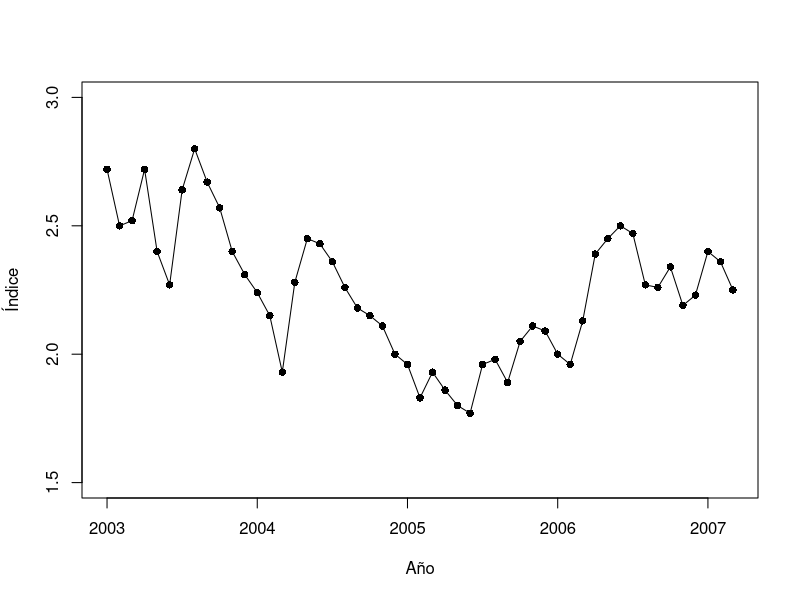
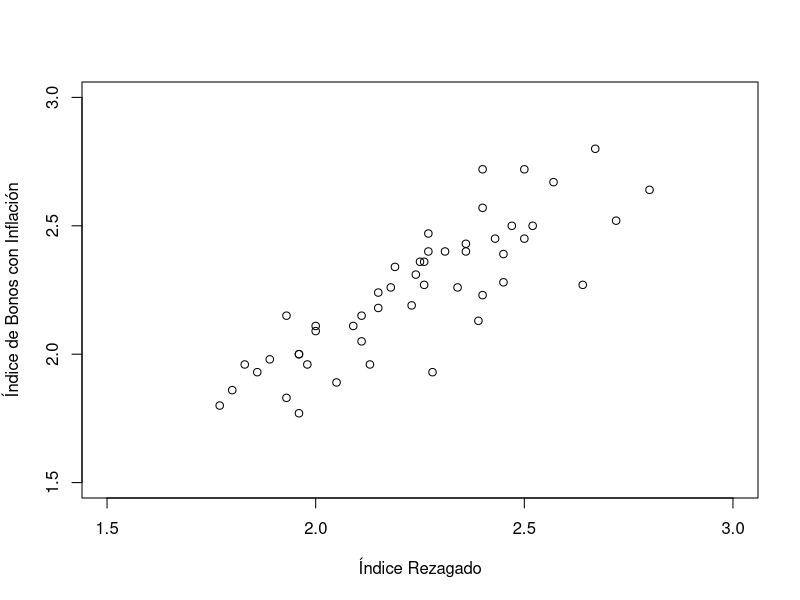
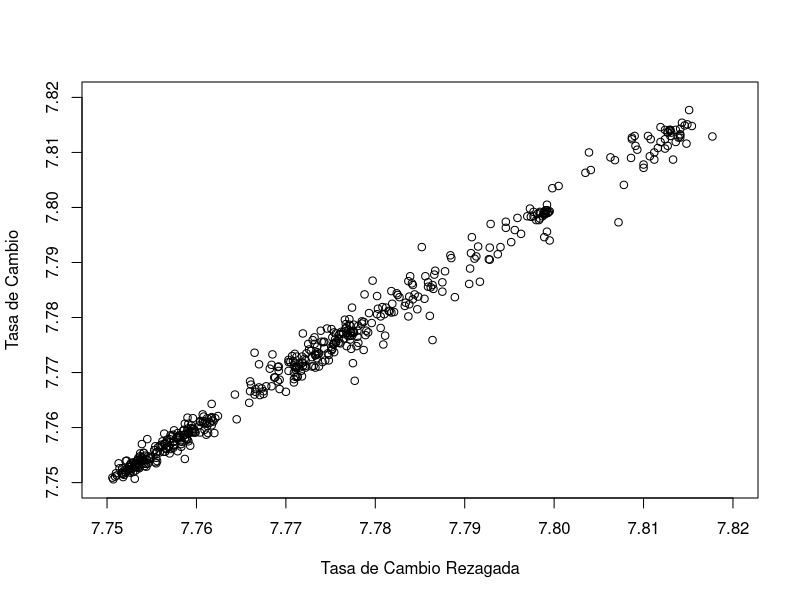
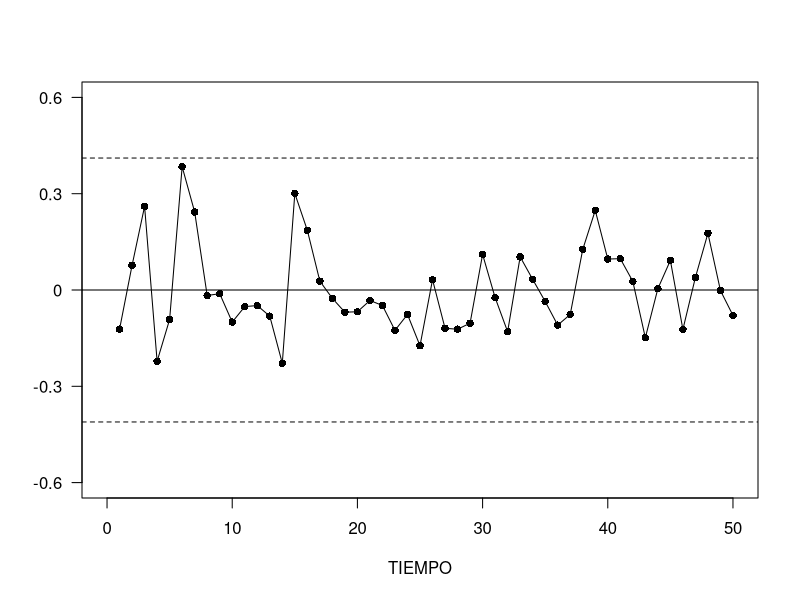
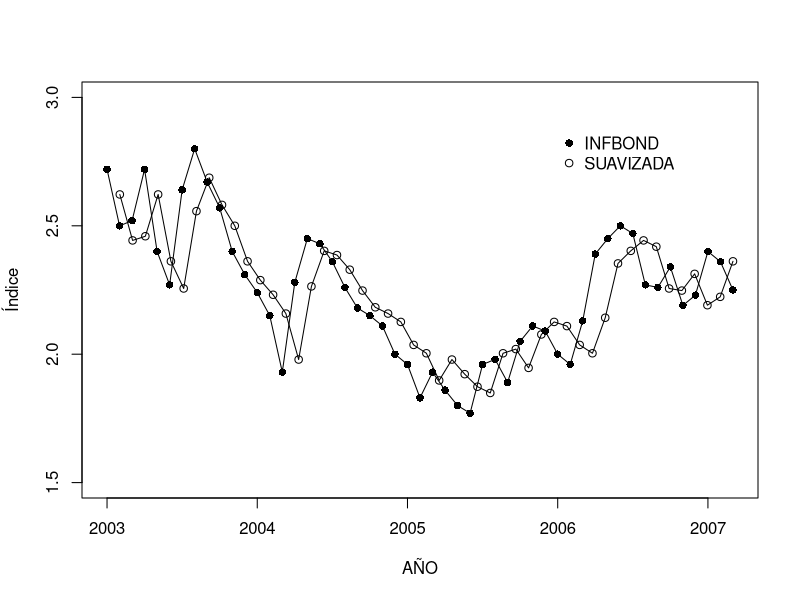
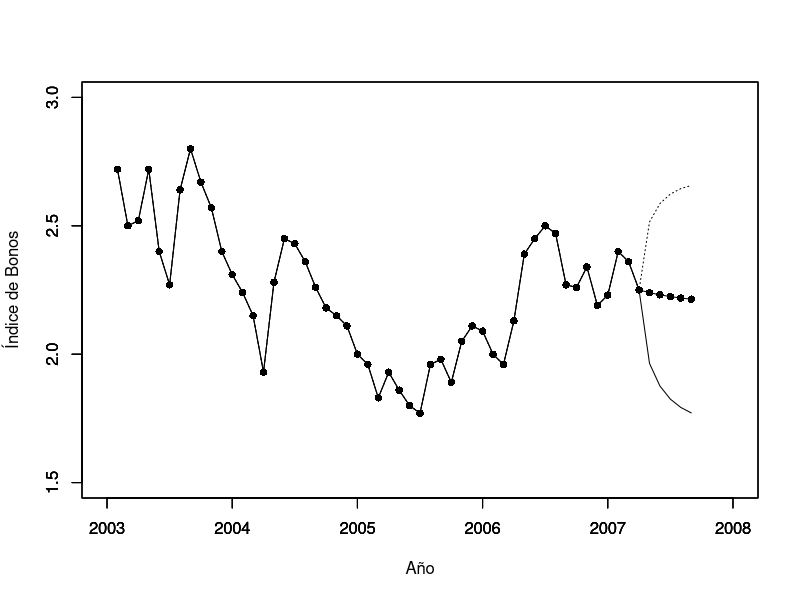
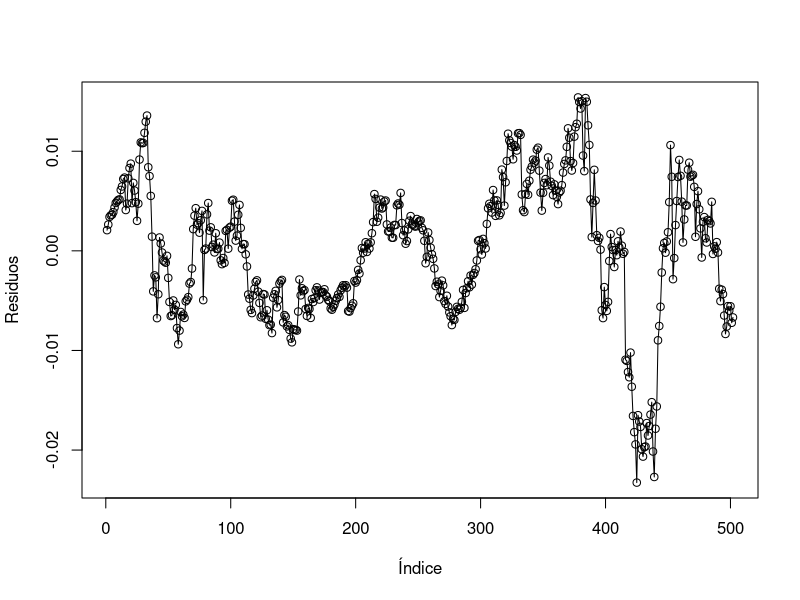
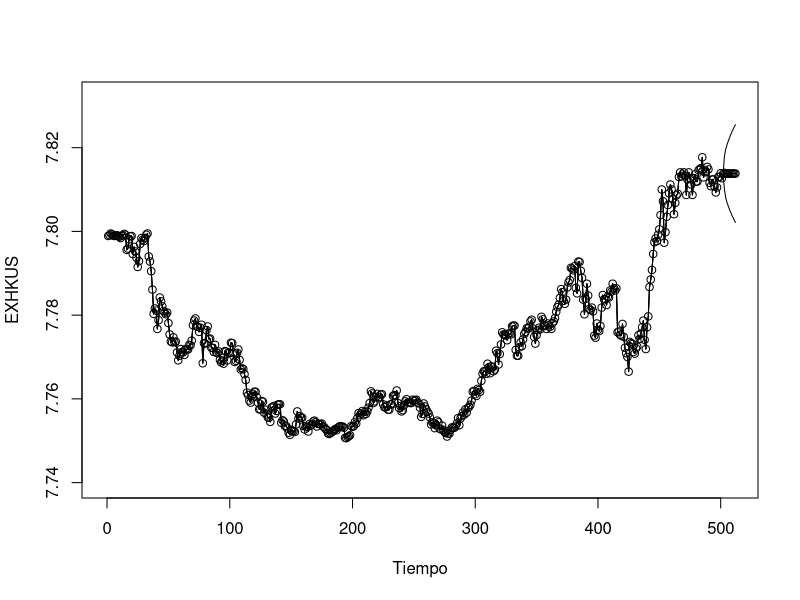

These charts were generated, in order, by the following R code:
## ---- chunk 1
# Figura 81

inflation  <- read.csv("CSVData/InflationBond.csv", header=TRUE)
#inflation  <- read.csv("../../CSVData/InflationBond.csv", header=TRUE)

index <- inflation$INFBOND

foo  <- ts(index, freq = 12, start = c(2003,1), end=c(2007,3))
ts.plot(foo, ylab="Índice", xlab="Año", type="o", ylim=c(1.5,3.0),
        gpars=list(pch=16))
## ---- chunk 2
Tab81 <- cbind(Mean=mean(index), Median=median(index),
                 Std=sd(index), Minimum=min(index), Maximum=max(index))
knitr::kable(Tab81, digits = 4)
## ---- chunk 3
# Figura 82
#inflation  <- read.csv("CSVData/InflationBond.csv", header=TRUE)
#inflation  <- read.csv("../../CSVData/InflationBond.csv", header=TRUE)
#index <- inflation$INFBOND

n <- length(index)
plot(index[-1], index[-n], xlim=c(1.5,3.0), ylim=c(1.5,3.0),
     xlab="Índice Rezagado", ylab="Índice de Bonos con Inflación")
## ---- chunk 4
temp <- acf(index, plot = FALSE)
Tab83 <- temp$acf[1:6]
knitr::kable(Tab83, digits = 3)
## ---- chunk 5
# Figura 83

exchange  <- read.csv("CSVData/HKExchange.csv", header=TRUE)
#exchange  <- read.csv("../../CSVData/HKExchange.csv", header=TRUE)

EXHKUS <- exchange$EXHKUS
plot(EXHKUS[-length(EXHKUS)], EXHKUS[-1], xlab="Tasa de Cambio Rezagada",
     ylab="Tasa de Cambio", xlim=c(7.75,7.82),ylim=c(7.75,7.82))

## ---- chunk 6
# Figura 84
#inflation  <- read.csv("CSVData/InflationBond.csv", header=TRUE)
#index<- inflation$INFBOND

lagind  <- index[-length(index)]
AR1  <- lm(index[-1] ~ lagind )
e  <- index[-1] - as.numeric(AR1$fitted)
s  <- sqrt(sum((e-mean(e))^2)/(length(index[-1])-2))
plot(c(1:50), e, xlim=c(0,50), ylim=c(-0.6,0.6), xlab="TIEMPO",
     ylab="", type="o", pch=16,axes=F)
abline(h=0, lty=1)
abline(h=c(-3*s,3*s), lty=2)
xat  <- seq(0,50,by=10)
yat  <- seq(-0.6,0.6,by=0.3)
axis(1,at=xat,labels=as.character(xat),las=1)
axis(2,at=yat,labels=as.character(yat),las=1)
box()
## ---- chunk 7
# Tabla 8.5
temp <- acf(e, plot = FALSE, demean = FALSE, lag.max = 6)
Tab85 <- temp$acf[1:6]
knitr::kable(Tab85, digits = 3)
## ---- chunk 8
# Figura 85
#inflation  <- read.csv("CSVData/InflationBond.csv", header=TRUE)
#index<- inflation$INFBOND
#foo  <- ts(index, freq = 12, start = c(2003,1),end=c(2007,3))
#AR1  <- lm(index[-1] ~ lagind )

ts.plot(foo,ylab="Índice", xlab="AÑO",ylim=c(1.5,3.0),
        gpars=list(pch=16,type="o"))
pred  <- c(NA,as.numeric(AR1$fitted))
par(new=TRUE)
foopred  <- ts(pred, freq = 12, start = c(2003,2),end=c(2007,3))
ts.plot(foopred,gpars=list(pch=1,type="o",axes=F),ylim=c(1.5,3.0),
        xlab="",ylab="")
legend(2006,2.9,legend=c("INFBOND","SUAVIZADA"),pch=c(16,1),bty="n")

## ---- chunk 9
# Figura 86
#inflation  <- read.csv("CSVData/InflationBond.csv", header=TRUE)
#index<- inflation$INFBOND
#AR1  <- lm(index[-1] ~ lagind )

fore  <- index
b0    <- as.numeric(AR1$coef[1])
b1    <- as.numeric(AR1$coef[2])
for(i in 52:57) {fore  <- c(fore,fore[length(fore)]*b1 + b0)}

crit  <- qt(0.025,48,lower.tail=F)
temp  <- b1^((c(1:6)-1)*2)
wid   <- NULL
for(k in 1:6) {wid[k]  <- sqrt(sum(temp[1:k]))*s*crit}
lower  <- c(index,fore[52:57]-wid)
upper  <- c(index,fore[52:57]+wid)

foofore  <- ts(fore, freq = 12, start = c(2003,2),end=c(2007,9))
ts.plot(foofore,gpars=list(type="o",pch=16),ylim=c(1.5,3.0),
        xlab="Año",ylab="Índice de Bonos",xlim=c(2003,2008))
par(new=TRUE)
foolower  <- ts(lower, freq = 12, start = c(2003,2),end=c(2007,9))
ts.plot(foolower,gpars=list(type="l",lty=1),ylim=c(1.5,3.0),
        xlab="",ylab="",axes=F,xlim=c(2003,2008))
par(new=TRUE)
fooupper  <- ts(upper, freq = 12, start = c(2003,2),end=c(2007,9))
ts.plot(fooupper,gpars=list(type="l",lty=3),ylim=c(1.5,3.0),
        xlab="",ylab="",axes=F,xlim=c(2003,2008))

## ---- chunk 10
# Figura 87
# exchange  <- read.csv("CSVData/HKExchange.csv", header=TRUE)
# #exchange  <- read.csv("../../CSVData/HKExchange.csv", header=TRUE)
# EXHKUS <- exchange$EXHKUS

t <- 1:length(EXHKUS)
qtrend <- lm(EXHKUS~t+I(t^2)) 
#summary(qtrend)

plot( (1:length(EXHKUS)), qtrend$resid, type="o", 
      xlab="Índice", ylab="Residuos")

## ---- chunk 11
# Tabla 8.6
# exchange  <- read.csv("CSVData/HKExchange.csv", header=TRUE)
# #exchange  <- read.csv("../../CSVData/HKExchange.csv", header=TRUE)
# EXHKUS <- exchange$EXHKUS

# t <- 1:length(EXHKUS)
# qtrend <- lm(EXHKUS~t+I(t^2)) 

diffrate <- EXHKUS[-1]-EXHKUS[-length(EXHKUS)]
#sd(diffrate)
auto.qtrend <- as.numeric(acf(qtrend$resid,lag.max=10,plot=F)$acf)
auto.orig   <- as.numeric(acf(EXHKUS,      lag.max=10,plot=F)$acf)
auto.diff   <- as.numeric(acf(diffrate,    lag.max=10,plot=F)$acf)

Tab86 <- rbind(auto.qtrend, auto.orig, auto.diff)
knitr::kable(Tab86, digits = 3)

## ---- chunk 12
# Tabla 8.7
# exchange  <- read.csv("CSVData/HKExchange.csv", header=TRUE)
# #exchange  <- read.csv("../../CSVData/HKExchange.csv", header=TRUE)
# EXHKUS <- exchange$EXHKUS
#diffrate <- EXHKUS[-1]-EXHKUS[-length(EXHKUS)]

pauto.orig <- as.numeric(pacf(EXHKUS,lag.max=10,plot=F)$acf)
pauto.diff <- as.numeric(pacf(diffrate,lag.max=10,plot=F)$acf)

Tab87 <- rbind(pauto.orig, pauto.diff)
knitr::kable(Tab87, digits = 3)

## ---- chunk 13
# Tabla 8.8
# exchange  <- read.csv("CSVData/HKExchange.csv", header=TRUE)
# #exchange  <- read.csv("../../CSVData/HKExchange.csv", header=TRUE)
# EXHKUS <- exchange$EXHKUS
#diffrate <- EXHKUS[-1]-EXHKUS[-length(EXHKUS)]

# Ajustar modelos ARIMA
AR2 <- arima(diffrate, order = c(2,0,0))
#AR2$coef/sqrt(diag(AR2$var.coef))

# Comentario: diferentes valores de intercepto
#sqrt(AR2$sigma2)

MA2 <- arima(diffrate, order = c(0,0,2))
#MA2$coef/sqrt(diag(MA2$var.coef))

#sqrt(MA2$sigma2)

LB1 <- LB2 <- NULL
for(k in seq(2,10, by=2)){ 
  LB1 <- c(LB1,as.numeric(Box.test(AR2$residuals,lag=k, 
                                type="Ljung",fitdf = 3)$statistic))
  LB2 <- c(LB2,as.numeric(Box.test(MA2$residuals,lag=k, 
                                type="Ljung",fitdf = 3)$statistic))
  }

Tab88 <- rbind(LB1,LB2)
rownames(Tab88)=c("AR(2)","MA(2)")
colnames(Tab88)=paste("Retraso",c(2,4,6,8,10))    

knitr::kable(Tab88, digits = 4)

## ---- chunk 14
# Figura 88
# exchange  <- read.csv("CSVData/HKExchange.csv", header=TRUE)
# #exchange  <- read.csv("../../CSVData/HKExchange.csv", header=TRUE)
# EXHKUS <- exchange$EXHKUS
date <- exchange$DATE

modelAR <- arima(EXHKUS,order=c(2,1,0))
pred10  <- predict(modelAR,10)
pred    <- c(EXHKUS, pred10$pred)
lower   <- c(EXHKUS, pred10$pred-2*pred10$se)
upper   <- c(EXHKUS, pred10$pred+2*pred10$se)
plot(c(1:length(pred)), pred, xlim=c(0,510),ylim=c(7.74,7.832),
     xlab="Tiempo", ylab="EXHKUS",type="o")
lines(c(1:length(pred)),lower)
lines(c(1:length(pred)),upper)

## ---- chunk 15
# Figura 89

spdaily  <- read.csv("CSVData/SP500Daily.csv", header=TRUE)
#spdaily <- read.csv("../../CSVData/SP500Daily.csv", header=TRUE)

sub56 <- spdaily[c(1257:1759),]
plot(c(1:dim(sub56)[1]), sub56$vwretd, type="o", pch=16,
     xlab="Índice", ylab="Rendimiento Ponderado por Valor", xlim=c(0,500))
